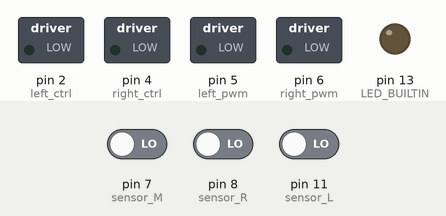
A program run on a simulated Arduino Uno, built with avr-gcc and run on an emulated ATmega328P. Shown: switched loads named in the program (green lamp = pin HIGH), output pins drawn as LEDs (lit = HIGH). Inputs (shaded band) come from the test bench; at power-on: pin 7 (sensor_M) LOW, pin 8 (sensor_R) LOW, pin 11 (sensor_L) LOW.

Above: at 1.2 s.
1.3 s: pin 7 (sensor_M) driven HIGH
At 2.5 s:
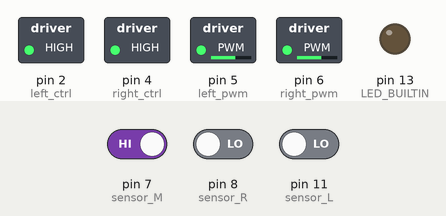
2.8 s: pin 8 (sensor_R) driven HIGH
At 3.9 s:
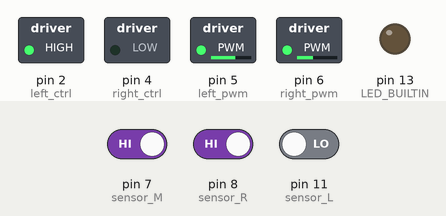
4.3 s: pin 8 (sensor_R) driven LOW
At 5.0 s:
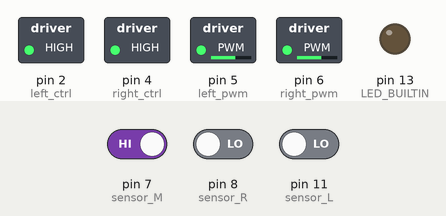
5.8 s: pin 11 (sensor_L) driven HIGH
At 6.2 s:
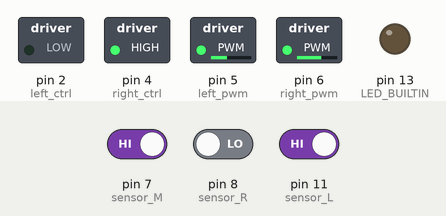
7.3 s: pin 11 (sensor_L) driven LOW
At 8.5 s:
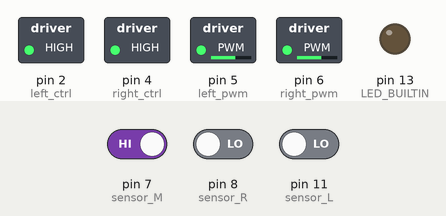
Timing chart, 0 to 9.8 s (numbered marks = the images above; inputs shaded):
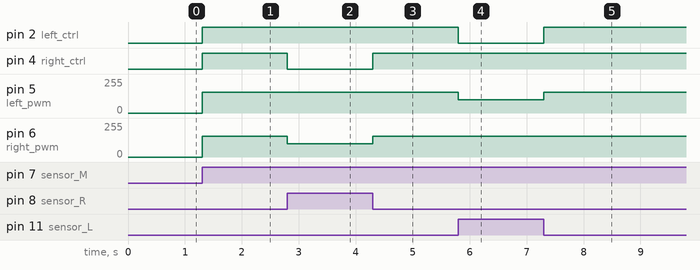

The program:

main.cpp
```cpp
#include <Arduino.h>
#include "pindef.h"


int L_val, M_val, R_val;

void front();
void back();
void left();
void right();
void stop();
void following();

void setup() {
  Serial.begin(9600);
  pinMode(left_ctrl, OUTPUT);
  pinMode(left_pwm, OUTPUT);
  pinMode(right_ctrl, OUTPUT);
  pinMode(right_pwm, OUTPUT);
  pinMode(sensor_L, INPUT);
  pinMode(sensor_M, INPUT);
  pinMode(sensor_R, INPUT);
  pinMode(LED_BUILTIN, OUTPUT);
}

void loop() {
  following();
}

void following() {
   L_val = digitalRead(sensor_L);
  M_val = digitalRead(sensor_M);
  R_val = digitalRead(sensor_R);

  if(M_val == 1){//if the state of middle one is 1, which means detecting black line

     if (L_val == 1 && R_val == 0) { //If a black line is detected on the left, but not on the right, turn left
        left();
    }
     else if (L_val == 0 && R_val == 1) { //Otherwise, if a black line is detected on the right and not on the left, turn right
      right();
    }
     else { //Otherwise,forward
      front();
    }
  }
  else { //No black lines detected in the middle
    if (L_val == 1 && R_val == 0) { //If a black line is detected on the left, but not on the right, turn left
      left();
    }
    else if (L_val == 0 && R_val == 1) { //Otherwise, if a black line is detected on the right and not on the left, turn right
      right();
    }
    else {
      stop();
    }
  }
}


void front() {
  digitalWrite(left_ctrl, HIGH);
  digitalWrite(right_ctrl, HIGH);
  analogWrite(left_pwm, 155);
  analogWrite(right_pwm, 155);
}

void back() {
  digitalWrite(left_ctrl, LOW);
  digitalWrite(right_ctrl, LOW);
  analogWrite(left_pwm, 155);
  analogWrite(right_pwm, 155);
}

void left() {
  digitalWrite(left_ctrl, LOW);
  digitalWrite(right_ctrl, HIGH);
  analogWrite(left_pwm, 100);
  analogWrite(right_pwm, 155);
}

void right() {
  digitalWrite(left_ctrl, HIGH);
  digitalWrite(right_ctrl, LOW);
  analogWrite(left_pwm, 155);
  analogWrite(right_pwm, 100);
}

void stop() {
  digitalWrite(left_ctrl, LOW);
  analogWrite(left_pwm,0);
  digitalWrite(right_ctrl, LOW);
  analogWrite(right_pwm,0);
}
```

pindef.h
```cpp
#ifndef PINDEF_H
#define PINDEF_H

const int left_ctrl = 2;
const int left_pwm = 5;
const int right_ctrl= 4;
const int right_pwm = 6;

const int sensor_L = 11;
const int sensor_M = 7;
const int sensor_R = 8;


#endif // PINDEF_H
```

main2.cpp
```cpp
#include <Arduino.h>
#include "pindef.h"

int L_val, M_val, R_val;
int error, last_error;
float Kp = 1.0; // Proportional gain
float Ki = 0.0; // Integral gain
float Kd = 0.0; // Derivative gain
float P, I, D;
float PID_value;
float motor_speed = 155; // Base speed of the motors

void front();
void back();
void left();
void right();
void stop();
void following();

void setup() {
  Serial.begin(9600);
  pinMode(left_ctrl, OUTPUT);
  pinMode(left_pwm, OUTPUT);
  pinMode(right_ctrl, OUTPUT);
  pinMode(right_pwm, OUTPUT);
  pinMode(sensor_L, INPUT);
  pinMode(sensor_M, INPUT);
  pinMode(sensor_R, INPUT);
  pinMode(LED_BUILTIN, OUTPUT);
}

void loop() {
  following();
}

void following() {
  L_val = digitalRead(sensor_L);
  M_val = digitalRead(sensor_M);
  R_val = digitalRead(sensor_R);

  // Calculate error
  if (M_val == 1) {
    if (L_val == 1 && R_val == 0) {
      error = -1; // Left sensor detects line
    } else if (L_val == 0 && R_val == 1) {
      error = 1; // Right sensor detects line
    } else {
      error = 0; // Line is straight
    }
  } else {
    if (L_val == 1 && R_val == 0) {
      error = -2; // Line is more to the left
    } else if (L_val == 0 && R_val == 1) {
      error = 2; // Line is more to the right
    } else {
      error = 0; // No line detected
    }
  }

  // Calculate PID values
  P = error;
  I += error;
  D = error - last_error;
  PID_value = Kp * P + Ki * I + Kd * D;
  last_error = error;

  // Adjust motor speeds based on PID value
  float left_speed = motor_speed - PID_value;
  float right_speed = motor_speed + PID_value;

  analogWrite(left_pwm, constrain(left_speed, 0, 255));
  analogWrite(right_pwm, constrain(right_speed, 0, 255));

  if (PID_value > 0) {
    right();
  } else if (PID_value < 0) {
    left();
  } else {
    front();
  }
}

void front() {
  digitalWrite(left_ctrl, HIGH);
  digitalWrite(right_ctrl, HIGH);
  analogWrite(left_pwm, motor_speed);
  analogWrite(right_pwm, motor_speed);
}

void back() {
  digitalWrite(left_ctrl, LOW);
  digitalWrite(right_ctrl, LOW);
  analogWrite(left_pwm, motor_speed);
  analogWrite(right_pwm, motor_speed);
}

void left() {
  digitalWrite(left_ctrl, LOW);
  digitalWrite(right_ctrl, HIGH);
  analogWrite(left_pwm, motor_speed - abs(PID_value));
  analogWrite(right_pwm, motor_speed + abs(PID_value));
}

void right() {
  digitalWrite(left_ctrl, HIGH);
  digitalWrite(right_ctrl, LOW);
  analogWrite(left_pwm, motor_speed + abs(PID_value));
  analogWrite(right_pwm, motor_speed - abs(PID_value));
}

void stop() {
  digitalWrite(left_ctrl, LOW);
  analogWrite(left_pwm, 0);
  digitalWrite(right_ctrl, LOW);
  analogWrite(right_pwm, 0);
}
```

Measured:
- after the input at 1.3 s, pin 2 (left_ctrl), pin 4 (right_ctrl): LOW → HIGH at once; pin 5 (left_pwm), pin 6 (right_pwm): 0/255 → 155/255 at once
- after the input at 2.8 s, pin 4 (right_ctrl): HIGH → LOW at once; pin 6 (right_pwm): 155/255 → 100/255 at once
- after the input at 4.3 s, pin 4 (right_ctrl): LOW → HIGH at once; pin 6 (right_pwm): 100/255 → 155/255 at once
- after the input at 5.8 s, pin 2 (left_ctrl): HIGH → LOW at once; pin 5 (left_pwm): 155/255 → 100/255 at once
- after the input at 7.3 s, pin 2 (left_ctrl): LOW → HIGH at once; pin 5 (left_pwm): 100/255 → 155/255 at once
